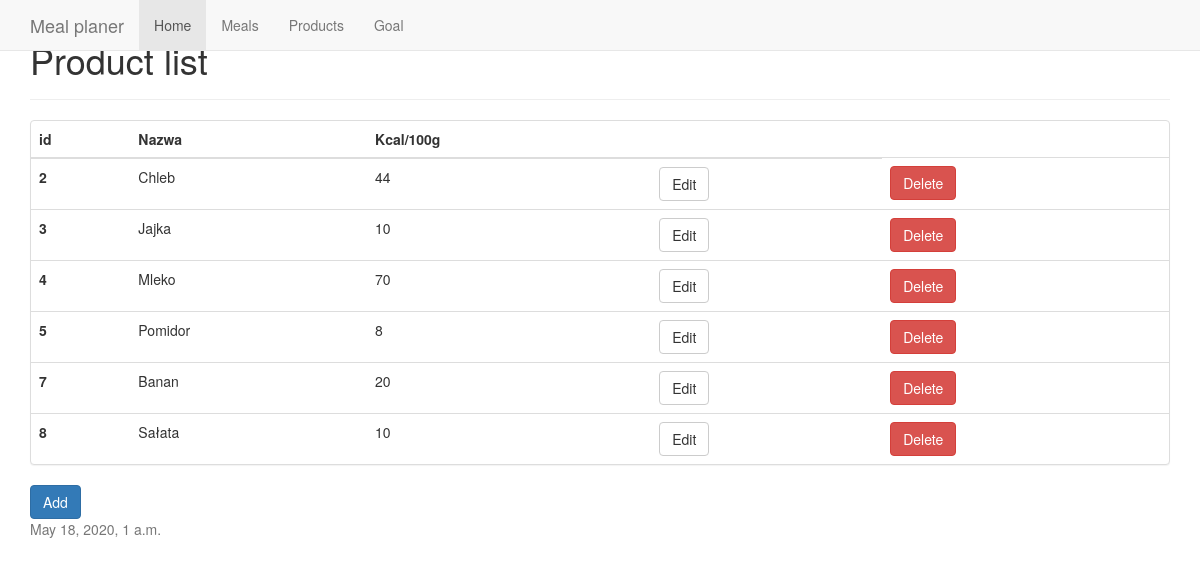
Screenshot of /products/ with the database file from the repository.
### MealPlaner/models.py (models this page shows)
class Product(models.Model):
    id=models.AutoField(auto_created=True, primary_key=True)
    name=models.CharField(max_length=40)
    kcalPer100g=models.IntegerField()
    proteinsPer100g=models.FloatField()
    fiberPer100g=models.FloatField()
    fatPer100g=models.FloatField()

### MealPlaner/views.py (the view)
# urls.py: path('products/',products),
def products(request,pk='None'):
    populate_db()
    products=get_products()
    context = {
        'products':products,
        'current_date':datetime.now(),
        'title':'Product list',
    }
    return render(request, 'products.html', context)

### MealPlaner/views.py (called while the page is built)
def get_products():
    result=Product.objects.all()
    return result

def populate_db():
    if Product.objects.count()==0:
        Product(name='Jogurt',kcalPer100g=80,proteinsPer100g=0.2,fiberPer100g=0.1,fatPer100g=10).save()
        Product(name='Chleb',kcalPer100g=30,proteinsPer100g=0.2,fiberPer100g=1.1,fatPer100g=64).save()
        Product(name='Jajka',kcalPer100g=10,proteinsPer100g=0.3,fiberPer100g=0.1,fatPer100g=7).save()
        Product(name='Mleko',kcalPer100g=70,proteinsPer100g=5.2,fiberPer100g=3.1,fatPer100g=56).save()
        Product(name='Pomidor',kcalPer100g=8,proteinsPer100g=4.2,fiberPer100g=0.1,fatPer100g=4).save()

### MealPlaner/templates/products.html
{% extends 'base.html' %}
{% block content %}
    <div class="page-header">
        <h1>{{ title }}</h1>
    </div>
    <div class="row">
        <div class="col-md-12">
            <div class="panel panel-default">
                <table class="table">
                    <thead>
                    <tr>
                        <th>id</th>
                        <th>Nazwa</th>
                        <th>Kcal/100g</th>
                        <th></th>
                    </tr>
                    </thead>
                    <tbody>
                    {% for product in products %}
                        <tr>
                            <th scope="row">{{ product.id }}</th>
                            <td>{{ product.name }}</td>
                            <td>{{ product.kcalPer100g }}</td>
                            <td><a href="/products/{{ product.id }}">
                                <button type="button" class="btn btn-default">Edit</button>
                            </a></td>
                            <td><a href="/products/{{ product.id }}/delete">
                                <button type="button" class="btn btn-danger">Delete</button>
                            </a></td>
                        </tr>
                    {% endfor %}
                    </tbody>
                </table>
            </div>
            <a href="/products/new"><button type="button" class="btn btn-primary">Add</button></a>
        </div>
    </div>
{% endblock %}

### rows the page displays
Product: id "2", name "Chleb", kcalPer100g "44"
Product: id "3", name "Jajka", kcalPer100g "10"
Product: id "4", name "Mleko", kcalPer100g "70"
Product: id "5", name "Pomidor", kcalPer100g "8"
Product: id "7", name "Banan", kcalPer100g "20"
Product: id "8", name "Sałata", kcalPer100g "10"

### other values shown
{{ title }} "Product list"
